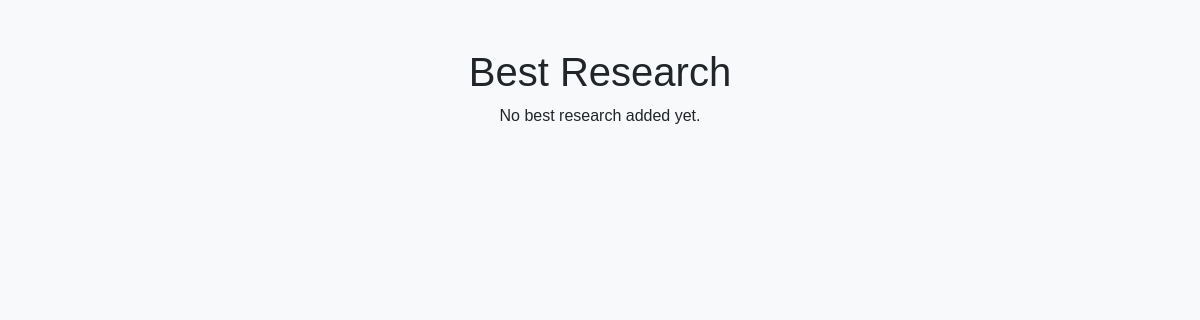
Page /hahahaa.php on the earlier database version.
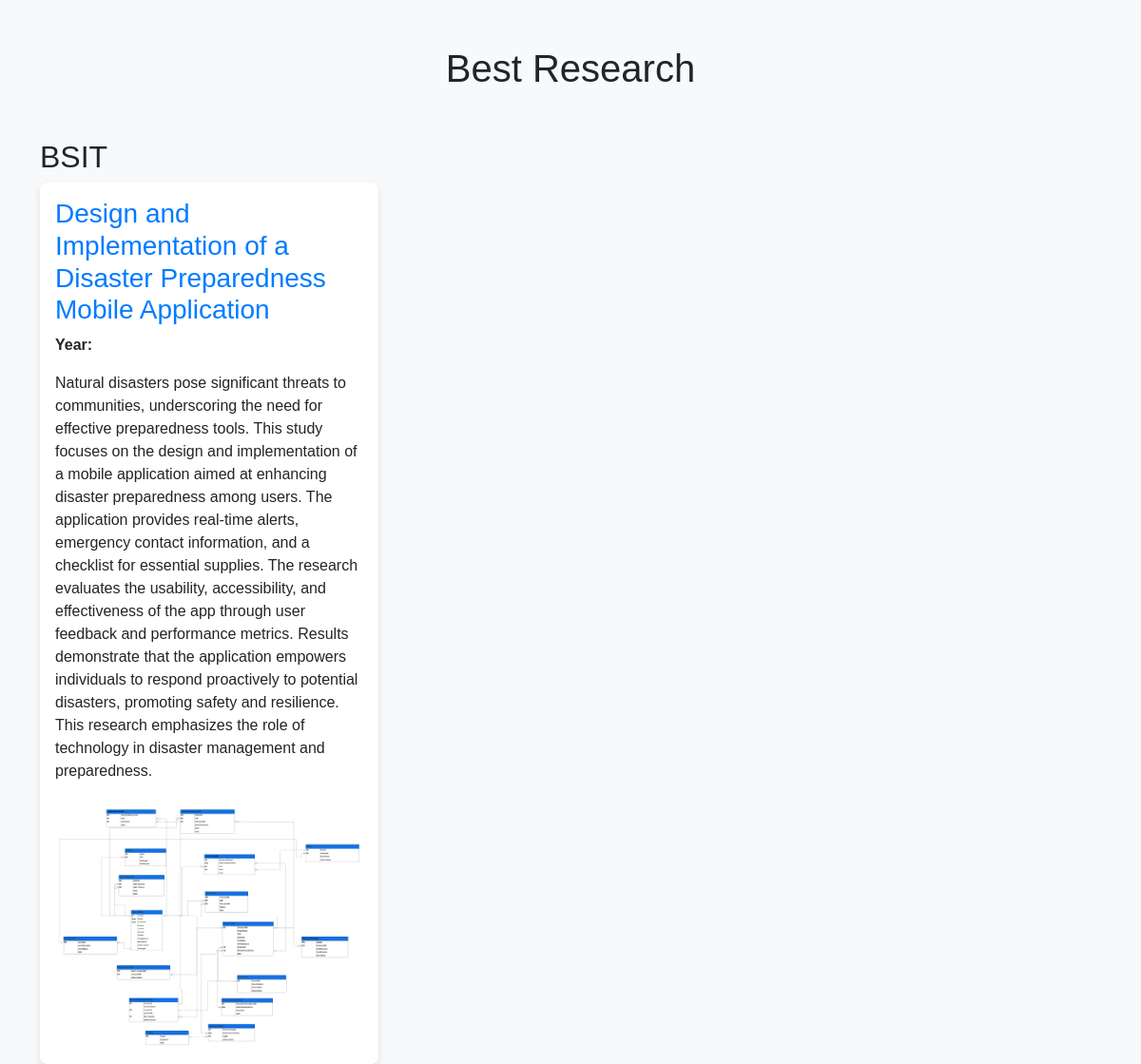
Same page on the later database version.
### tables this page shows
CREATE TABLE `best_research` (
  `BestResearchid` int(11) NOT NULL,
  `ResearchID` int(200) NOT NULL,
  `DateCreated` timestamp NOT NULL DEFAULT current_timestamp()
);

CREATE TABLE `researchtbl` (
  `ResearchID` int(250) NOT NULL,
  `SectionID` int(250) NOT NULL,
  `ImageName` varchar(100) NOT NULL,
  `Title` varchar(100) NOT NULL,
  `Abstract` text NOT NULL,
  `FileName` varchar(250) DEFAULT NULL,
  `YRPublished` varchar(100) DEFAULT NULL,
  `CourseID` int(5) NOT NULL,
  `RoleConnectorKey` bigint(250) NOT NULL,
  `date` timestamp NOT NULL DEFAULT current_timestamp()
);

### hahahaa.php (the view, shortened to what this page needs)
<?php
require 'backend/dblogin.php';
$bestResearchByCourse = [];
try {
    $query = "SELECT
                  br.ResearchID,
                  r.Title,
                  r.YRPublished,
                  r.Abstract,
                  r.ImageName,
                  C.CourseAcronym
              FROM
                  `best_research` br
              LEFT JOIN
                  researchtbl r ON br.ResearchID = r.ResearchID
              LEFT JOIN
                  coursetbl C ON C.CourseID = r.CourseID
              ORDER BY
                  C.CourseAcronym, r.Title";
    $stmt = $pdo->query($query);
    $results = $stmt->fetchAll(PDO::FETCH_ASSOC);
    foreach ($results as $research) {
        $bestResearchByCourse[$research['CourseAcronym']][] = $research;
    }
} catch (PDOException $e) {
    echo "Error fetching best research: " . $e->getMessage();
}
?>
<!DOCTYPE html>
<html lang="en">
<head>
    <link href="https://cdn.jsdelivr.net/npm/bootstrap@5.3.2/dist/css/bootstrap.min.css" rel="stylesheet">
</head>
<body>
    <div class="container mt-5">
        <h1 class="text-center">Best Research</h1>
        <?php if (!empty($bestResearchByCourse)) : ?>
            <?php foreach ($bestResearchByCourse as $course => $researchList) : ?>
                <div class="course-section">
                    <h2><?= htmlspecialchars($course) ?></h2>
                    <div class="row gy-4">
                        <?php foreach ($researchList as $research) : ?>
                            <div class="col-md-4">
                                <div class="research-item p-3">
                                    <h3 class="research-title"><?= htmlspecialchars($research['Title']) ?></h3>
                                    <p><strong>Year:</strong> <?= htmlspecialchars($research['YRPublished']) ?></p>
                                    <p><?= htmlspecialchars($research['Abstract']) ?></p>
                                    <img src="UploadIMG/<?= htmlspecialchars($research['ImageName']) ?>" alt="<?= htmlspecialchars($research['Title']) ?>" class="img-fluid mt-2">
                                </div>
                            </div>
                        <?php endforeach; ?>
                    </div>
                </div>
            <?php endforeach; ?>
        <?php else : ?>
            <p class="text-center">No best research added yet.</p>
        <?php endif; ?>
    </div>
</body>
</html>

Differences in the rows shown:
added best_research: ResearchID.Title "Design and Implementation of a Disaster Preparedness Mobile Application", ResearchID.Abstract "Natural disasters pose significant threats to communities, underscoring the need for effective preparedness tools. This study focuses on the design and implementation of a mobile application aimed at enhancing disaster preparedness among users. The application provides real-time alerts, emergency contact information, and a checklist for essential supplies. The research evaluates the usability, accessibility, and effectiveness of the app through user feedback and performance metrics. Results demonstrate that the application empowers individuals to respond proactively to potential disasters, promoting safety and resilience. This research emphasizes the role of technology in disaster…", ResearchID.ImageName (picture)
Other differences:
new list line: "BSIT"
text no longer shown: "No best research added yet."
